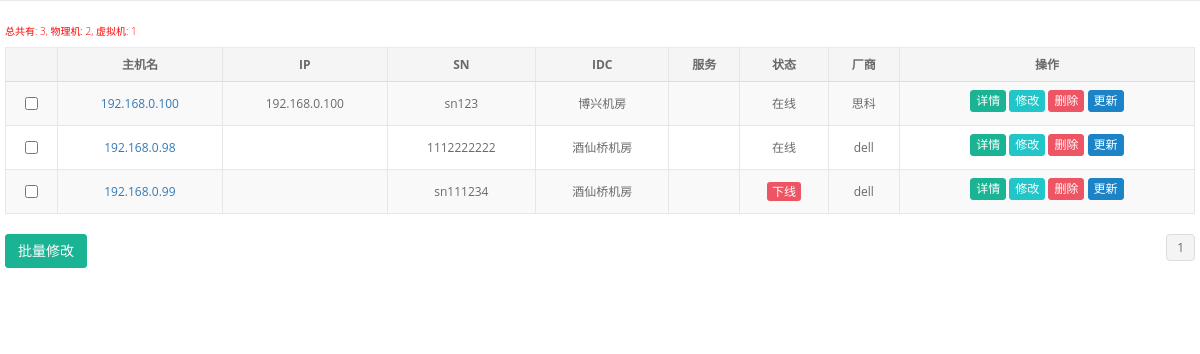
The app's page /assets/iframe_host_list/ (signed in) with its own data.
### assets/models.py (models this page shows, shortened)
class Host(models.Model):
    device_type_choices = (
        (0, "Dell R510"),
        (1, "Dell R620"),
        (2, "Dell R710"),
        (3, "Dell R720"),
        (4, "Dell R720xd"),
        )
    raid_type_choices = (
        (0, 'RADI 0'),
        (1, 'RADI 1'),
        (2, 'RADI 5'),
        (3, 'RADI 10'),
    )
    status_choices = (
        (0, "在线"),
        (1, "下线"),
        (2, "故障"),
        (3, "备用"),
        (4, "未知"),
    )
    hostname = models.CharField(max_length=64, unique=True, verbose_name="主机名")
    sn = models.CharField(max_length=64, unique=True, verbose_name="sn")
    number = models.CharField(max_length=64, null=True, blank=True, verbose_name='资产编号')
    qs = models.CharField(max_length=64, null=True, blank=True, verbose_name="快速服务代码")
    asset_name = models.SmallIntegerField(choices=device_type_choices, default=3, verbose_name='设备名称')
    os_type = models.ForeignKey('System', null=True, blank=True, verbose_name="操作系统")
    manufactory = models.ForeignKey('Manufactory', null=True, blank=True, verbose_name="制造厂商")
    raid_type = models.SmallIntegerField(choices=raid_type_choices, default=3, verbose_name="RAID类型")
    management_ip = models.GenericIPAddressField(unique=True, null=True, blank=True, verbose_name='管理IP')
    idc = models.ForeignKey('IDC', null=True, blank=True, verbose_name='IDC机房')
    cabinet = models.CharField(max_length=32, null=True, blank=True, verbose_name='机柜号')
    host_cabinet_id = models.CharField(max_length=32, null=True, blank=True, verbose_name='机器位置')
    status = models.SmallIntegerField(choices=status_choices, default=0, verbose_name="设备状态")
    is_virtual = models.BooleanField(default=False, verbose_name="虚拟机")
    parent_host = models.ForeignKey('self', related_name='parent_level', null=True, blank=True, verbose_name="宿主机")
    admin = models.CharField(max_length=32, null=True, blank=True, verbose_name='资产管理员')
    buy_date = models.DateField(null=True, blank=True, verbose_name="购买时间")
    create_date = models.DateTimeField(blank=True, auto_now_add=True, verbose_name="创建时间")
    update_date = models.DateTimeField(blank=True, auto_now=True, verbose_name="最近修改时间")
    memo = models.TextField(null=True, blank=True, verbose_name='备注')
    class Meta:
        verbose_name = "主机"
        verbose_name_plural = verbose_name

class NIC(models.Model):
    host = models.ForeignKey('Host', related_name='nic')
    name = models.CharField(max_length=64, blank=True, null=True, verbose_name='网卡名')
    slot = models.CharField(max_length=64, blank=True, null=True, verbose_name='插口')
    macaddress = models.CharField(max_length=64, unique=True, verbose_name='MAC')
    ipaddress = models.GenericIPAddressField(blank=True, null=True, verbose_name='IP')
    netmask = models.GenericIPAddressField(blank=True, null=True, verbose_name='子网掩码')
    create_date = models.DateTimeField(blank=True, auto_now_add=True)
    update_date = models.DateTimeField(blank=True, null=True, verbose_name="更新时间")
    memo = models.TextField(blank=True, null=True, verbose_name='备注')
    auto_create_fields = ['name', 'slot', 'sn', 'model', 'macaddress', 'ipaddress', 'netmask', 'bonding']
    class Meta:
        verbose_name = '网卡'
        verbose_name_plural = verbose_name
        unique_together = ("host", "name")

class IDC(models.Model):
    name = models.CharField(max_length=64, verbose_name='IDC名称')
    staff = models.CharField(max_length=32, verbose_name='客服')
    phone = models.CharField(max_length=32, verbose_name="IDC联系电话")
    address = models.CharField(max_length=128, verbose_name="IDC地址")
    memo = models.CharField(max_length=128, null=True, blank=True, verbose_name='备注')
    class Meta:
        unique_together = ('name', 'staff')
        verbose_name = 'IDC'
        verbose_name_plural = verbose_name

class Manufactory(models.Model):
    name = models.CharField(max_length=64, blank=True, null=True, verbose_name='制造厂商')
    staff = models.CharField(max_length=32, blank=True, null=True, verbose_name='售后联系方式')
    memo = models.TextField(blank=True, null=True, verbose_name='备注')
    class Meta:
        verbose_name = '制造厂商'
        verbose_name_plural = verbose_name

### assets/views.py (the view)
@login_required
def iframe_host_list(request):
    hosts_physical = models.Host.objects.filter(is_virtual=False).count()
    hosts_virtual = models.Host.objects.filter(is_virtual=True).count()
    status = models.Host.status_choices
    q = select_q(request)
    hosts = models.Host.objects.filter(**q)
    hosts_count = hosts.count()
    paginator = Paginator(hosts, 5)
    page = request.GET.get('page')
    try:
        page_obj = paginator.page(page)
    except (InvalidPage, PageNotAnInteger):
        page_obj = paginator.page(1)
    except EmptyPage:
        page_obj = paginator.page(paginator.num_pages)
    return render(request, 'assets/iframe_host_list.html', locals())

### assets/views.py (called while the page is built)
def select_q(request):
    q = {}
    query_dict = request.GET
    for i in query_dict:
        if query_dict[i]:
            q[i] = query_dict[i]
    return q

### pagination/templatetags/cust_pagination.py (called while the page is built)
@register.simple_tag
def guess_page(current_page, loop_num):
    offset = abs(current_page-loop_num)
    if offset < 3:
        if current_page == loop_num:
            page_ele = '''<li class="paginate_button active"><a href="?page=%s">%s</a></li>''' % (loop_num, loop_num)
        else:
            page_ele = '''<li class="paginate_button"><a href="?page=%s">%s</a></li>''' % (loop_num, loop_num)
        return format_html(page_ele)
    else:
        return ''

### templates/assets/iframe_host_list.html (shortened to what this page needs)
<!DOCTYPE html>
<html lang="en">
<head>
    <link href="/static/css/bootstrap.min.css" rel="stylesheet">
    <link href="/static/css/font-awesome.min.css" rel="stylesheet">
    <link href="/static/css/animate.min.css" rel="stylesheet">
    <link href="/static/css/style.min.css" rel="stylesheet">
</head>
<body class="fixed-sidebar full-height-layout" style="overflow:hidden">
    <div class="row">
        <div class="ibox float-e-margins">
            <div id="edit_result">
                <div class="ibox-content">
                    <h6 style="color:red">总共有: {{ hosts_count }},  物理机: {{ hosts_physical }},  虚拟机: {{ hosts_virtual }}</h6>
                    <form id="asset_form">
                        <div id="replace">
                            <table id="host_info" class="table table-striped table-bordered table-hover">
                                <thead>
                                    <tr>
                                        <th class="text-center"></th>
                                        <th class="text-center"> 主机名 </th>
                                        <th class="text-center"> IP </th>
                                        <th class="text-center"> SN </th>
                                        <th class="text-center"> IDC </th>
                                        <th class="text-center"> 服务 </th>
                                        <th class="text-center"> 状态 </th>
                                        <th class="text-center"> 厂商 </th>
                                        <th class="text-center"> 操作 </th>
                                    </tr>
                                </thead>
                                <tbody>
                                {% for item in page_obj %}
                                    <tr class="gradeX">
                                        <td class="text-center">
                                            <input type="checkbox" name="selected" value="{{ item.id }}">
                                        </td>
                                        <td class="text-center"><a href="/assets/host_detail/?id={{ item.id }}" class="select_node" target="_blank">  {{ item.hostname }} </a></td>
                                        <td class="text-center"> {% for i in item.nic.all %} {{ i.ipaddress }} {% endfor %} </td>
                                        <td class="text-center"> {{ item.sn }} </td>
                                        <td class="text-center"> {{ item.idc.name }} </td>
                                        <td class="text-center">
                                        </td>
                                        <td class="text-center">
                                            {% for i in status %}
                                                {% if item.status == i.0 %}
                                                    {% if item.status == 0 %}
                                                        <span>{{ i.1 }}</span>
                                                    {% else %}
                                                        <span class="btn-xs btn-danger">{{ i.1 }}</span>
                                                    {% endif %}
                                                {% endif %}
                                            {% endfor %}
                                        </td>
                                        <td class="text-center"> {{ item.manufactory.name }} </td>
                                        <td class="text-center">
                                            <a href="/assets/host_detail/?id={{ item.id }}" class="btn btn-xs btn-primary" data-toggle="tooltip" data-placement="bottom" target="_blank">详情</a>
                                            <a href="/assets/host_edit/?id={{ item.id }}" class="btn btn-xs btn-info" data-toggle="tooltip" data-placement="bottom" target="_blank">修改</a>
                                            <button type="button" id="{{ item.id }}" class="btn btn-xs btn-danger node-edit" onclick="DelAssets(this);">删除</button>
                                            <button type="button" id="{{ item.id }}" class="btn btn-xs btn-success" onclick="UpdateAssets(this);">更新</button>
                                        </td>
                                    </tr>
                                {% endfor %}
                                </tbody>
                            </table>
                            <div class="row">
                                <div class="col-sm-6">
                                    <div id="host_list">
                                        <button href="/assets/host_change/" type="button" class="btn btn-primary">批量修改</button>
                                    </div>
                                </div>
                                {% include 'pagination/cust_pagination.html' %}
                            </div>
                        </div>
                    </form>
                </div>
            </div>
        </div>
    </div>
</body>
</html>

### records on screen
Host: hostname "192.168.0.100", sn "sn123", idc.name "博兴机房", i "在线", manufactory.name "思科"
NIC: ipaddress "192.168.0.100"
Host: hostname "192.168.0.98", sn "1112222222", idc.name "酒仙桥机房", i "在线", manufactory.name "dell"
Host: hostname "192.168.0.99", sn "sn111234", idc.name "酒仙桥机房", i "下线", manufactory.name "dell"

### other values on screen
{{ hosts_count }} "3"
{{ hosts_physical }} "2"
{{ hosts_virtual }} "1"
